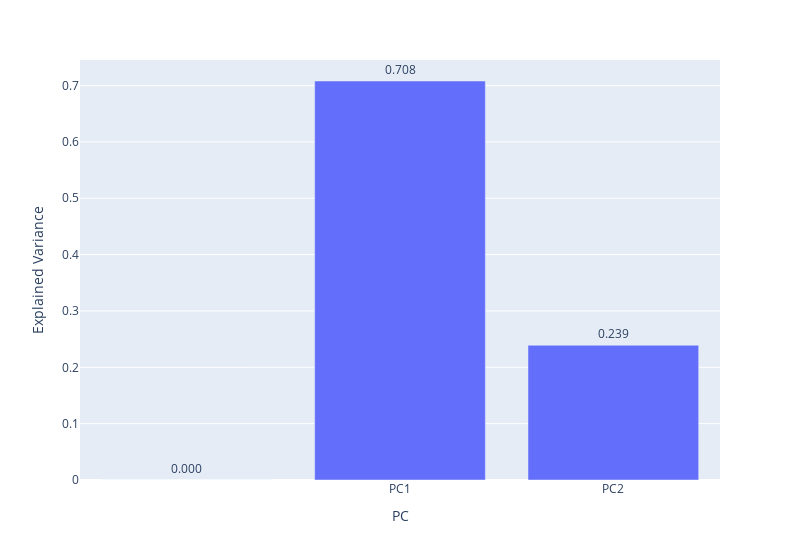

Notebook code cell kept with this figure:
### Code cell
import plotly.express as px
fig = px.bar(df_var_cum, 
             x='PC', y='Explained Variance',
             text='Explained Variance',
             width=800)
fig.update_traces(texttemplate='%{text:.3f}', textposition='outside')
fig.show()

### Figure 1 — Plotly figure (JSON) as saved in the notebook; plotly's stock layout.template omitted (floating-point values rounded to 4 significant figures)
{"data": [{"alignmentgroup": "True", "hovertemplate": "PC=%{x}<br>Explained Variance=%{text}<extra></extra>", "legendgroup": "", "marker": {"color": "#636efa"}, "name": "", "offsetgroup": "", "orientation": "v", "showlegend": false, "text": [0, 0.7081, 0.2391], "textposition": "outside", "texttemplate": "%{text:.3f}", "type": "bar", "x": ["", "PC1", "PC2"], "xaxis": "x", "y": [0, 0.7081, 0.2391], "yaxis": "y"}], "layout": {"barmode": "relative", "legend": {"tracegroupgap": 0}, "margin": {"t": 60}, "width": 800, "xaxis": {"anchor": "y", "domain": [0, 1], "title": {"text": "PC"}}, "yaxis": {"anchor": "x", "domain": [0, 1], "title": {"text": "Explained Variance"}}}}
